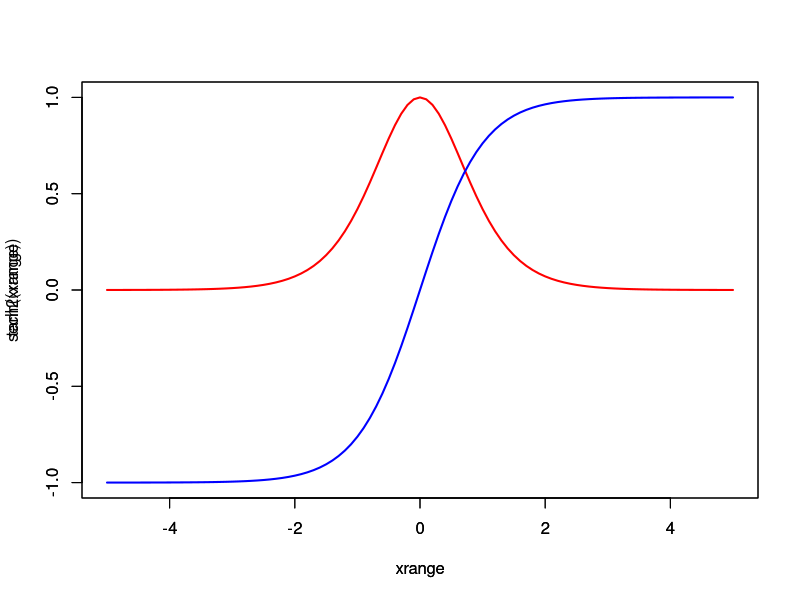
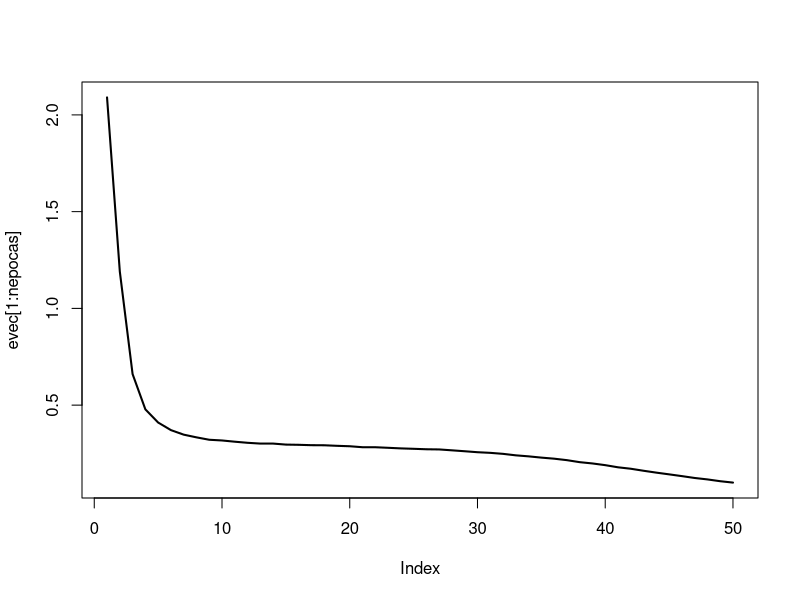

Write the R code that produced these figures, in order.
rm(list = ls())
dev.off()
# load("C:\\dev\\rna-2023-1\\data2classXOR.txt")

sech2 <- function(u) {
  return(((2 / (exp(u) + exp(-u)) * 2 / (exp(u) + exp(-u)))))
}

xrange <- seq(-5, 5, 0.1)

plot(xrange, sech2(xrange), type = "l", xlim = c(-5, 5), ylim = c(-1, 1), col = "red", lwd = 2)
par(new = TRUE)
plot(xrange, tanh(xrange), type = "l", xlim = c(-5, 5), ylim = c(-1, 1), col = "blue", lwd = 2)

# inicializa os pesos

w95 <- runif(1) - 0.5
w96 <- runif(1) - 0.5
w97 <- runif(1) - 0.5

w106 <- runif(1) - 0.5
w107 <- runif(1) - 0.5
w108 <- runif(1) - 0.5

w61 <- runif(1) - 0.5
w62 <- runif(1) - 0.5
w63 <- runif(1) - 0.5

w72 <- runif(1) - 0.5
w73 <- runif(1) - 0.5
w74 <- runif(1) - 0.5

# dados de treinamento: usa o ou exclusivo

xtrain <- matrix(c(0, 0, 0, 1, 1, 0, 1, 1), nrow = 4, ncol = 2, byrow = T)

# os dados de treinamento tem que ser com -1 e 1, pois a funcao de ativacao tanh
# trabalha com -1 a 1
ytrain <- matrix(c(-1, 1, 1, -1, 1, -1, -1, 1), nrow = 4, ncol = 2, byrow = T)

maxepocas <- 10000
nepocas <- 0
tol <- 0.1
eepoca <- tol + 1
N <- nrow(xtrain) # numero de amostras
eta <- 0.1
evec <- matrix(nrow = maxepocas, ncol = 1)

i1 <- 1
i4 <- 1
i5 <- 1
i8 <- 1

while ((nepocas < maxepocas) && (eepoca > tol)) {
  ei2 <- 0 # erro quadrado
  xseq <- sample(N) # define sequencia
  for (i in 1:N) {
    irand <- xseq[i] # pega uma amostra aleatoria

    xin <- xtrain[irand, ] # da linha irand com todas as colunas
    yd <- xtrain[irand, ] # y desejado
    i2 <- xin[2]
    i3 <- xin[1]

    yd9 <- yd[2]
    yd10 <- yd[1]

    u6 <- i1 * w61 + i2 * w62 + i3 * w63
    u7 <- i2 * w72 + i3 * 732 + i4 * w74

    i6 <- tanh(u6)
    i7 <- tanh(u7)

    u9 <- i5 * w95 + i6 * w96 + i7 * w97
    u10 <- i6 * w106 + i7 * w107 + i8 * w108

    i9 <- tanh(u9)
    i10 <- tanh(u10)

    e9 <- yd9 - i9
    e10 <- yd10 - i10

    d9 <- e9 * sech2(u9) # delta9, simbolo do impulso unitario
    d10 <- e10 * sech2(u10)

    e6 <- d9 * w96 + d10 * w106
    e7 <- d9 * w97 + d10 * w107

    d6 <- e6 * sech2(u6)
    d7 <- e7 * sech2(u7)

    # agora vem o ajuste
    dw95 <- eta * d9 * i5
    dw96 <- eta * d9 * i6
    dw97 <- eta * d9 * i7

    dw106 <- eta * d10 * i6
    dw107 <- eta * d10 * i7
    dw108 <- eta * d10 * i8

    dw61 <- eta * d6 * i1
    dw62 <- eta * d6 * i2
    dw63 <- eta * d6 * i3

    dw72 <- eta * d7 * i2
    dw73 <- eta * d7 * i3
    dw74 <- eta * d7 * i4

    w95 <- w95 + dw95 # ajuste
    w96 <- w96 + dw96
    w97 <- w97 + dw97

    w106 <- w106 + dw106
    w107 <- w107 + dw107
    w108 <- w108 + dw108

    w61 <- w61 + dw61
    w62 <- w62 + dw62
    w63 <- w63 + dw63

    w72 <- w72 + dw72
    w73 <- w73 + dw73
    w74 <- w74 + dw74

    # todos os pesos ajustados, agora calcula o erro

    ei2 <- ei2 + (e9 * e9) + (e10 * e10)
  }

  # incrementa numero de epocas
  nepocas <- nepocas + 1
  evec[nepocas] <- ei2 / N

  # armazena erro por epocas
  eepoca <- evec[nepocas]
}

plot(evec[1:nepocas], type = "l", lwd = 2)
